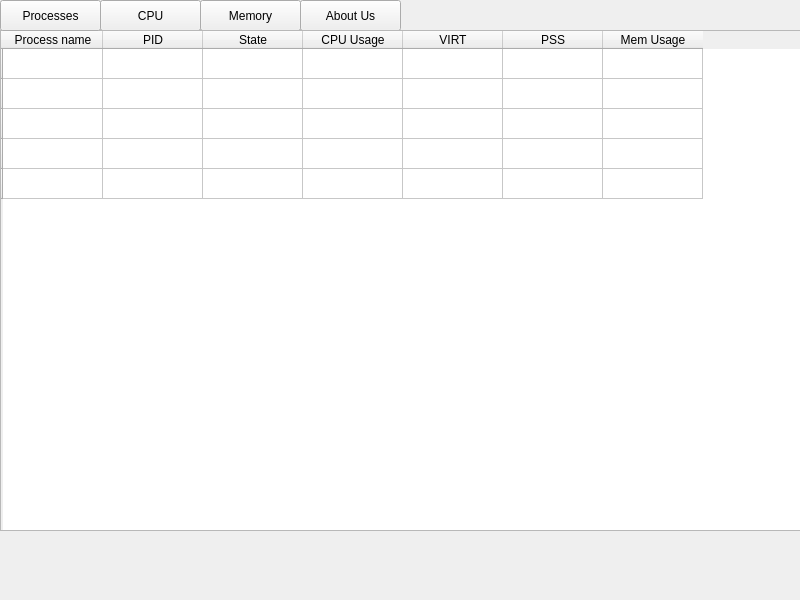
<?xml version="1.0" encoding="UTF-8"?>
<ui version="4.0">
 <class>MainWindow</class>
 <widget class="QMainWindow" name="MainWindow">
  <property name="geometry">
   <rect>
    <x>0</x>
    <y>0</y>
    <width>800</width>
    <height>600</height>
   </rect>
  </property>
  <property name="windowTitle">
   <string>MainWindow</string>
  </property>
  <widget class="QWidget" name="centralwidget">
   <widget class="QPushButton" name="VIRT_Button">
    <property name="geometry">
     <rect>
      <x>300</x>
      <y>0</y>
      <width>101</width>
      <height>31</height>
     </rect>
    </property>
    <property name="text">
     <string>About Us</string>
    </property>
   </widget>
   <widget class="QPushButton" name="CPU_U_Button">
    <property name="geometry">
     <rect>
      <x>200</x>
      <y>0</y>
      <width>101</width>
      <height>31</height>
     </rect>
    </property>
    <property name="text">
     <string>Memory</string>
    </property>
   </widget>
   <widget class="QPushButton" name="PID_Button">
    <property name="geometry">
     <rect>
      <x>100</x>
      <y>0</y>
      <width>101</width>
      <height>31</height>
     </rect>
    </property>
    <property name="text">
     <string>CPU</string>
    </property>
   </widget>
   <widget class="QTableWidget" name="tableWidget">
    <property name="geometry">
     <rect>
      <x>0</x>
      <y>30</y>
      <width>801</width>
      <height>501</height>
     </rect>
    </property>
    <row>
     <property name="text">
      <string/>
     </property>
    </row>
    <row>
     <property name="text">
      <string/>
     </property>
    </row>
    <row>
     <property name="text">
      <string/>
     </property>
    </row>
    <row>
     <property name="text">
      <string/>
     </property>
    </row>
    <row>
     <property name="text">
      <string/>
     </property>
    </row>
    <column>
     <property name="text">
      <string>Process name</string>
     </property>
    </column>
    <column>
     <property name="text">
      <string>PID</string>
     </property>
    </column>
    <column>
     <property name="text">
      <string>State</string>
     </property>
    </column>
    <column>
     <property name="text">
      <string>CPU Usage</string>
     </property>
    </column>
    <column>
     <property name="text">
      <string>VIRT</string>
     </property>
    </column>
    <column>
     <property name="text">
      <string>PSS</string>
     </property>
    </column>
    <column>
     <property name="text">
      <string>Mem Usage</string>
     </property>
    </column>
   </widget>
   <widget class="QPushButton" name="PID_Button_2">
    <property name="geometry">
     <rect>
      <x>0</x>
      <y>0</y>
      <width>101</width>
      <height>31</height>
     </rect>
    </property>
    <property name="text">
     <string>Processes</string>
    </property>
   </widget>
  </widget>
 </widget>
 <resources/>
 <connections/>
</ui>
